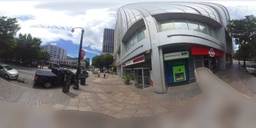
#> input picture test3.jpg, 256 x 128 px, shrunk from 4096 x 2048 before the run
$ python finddiff.py --orig_image test3.jpg   (older library calls are emulated)
#> lines starting #> are read from the running program, lines starting #| are printed output that depends on the picture; pictures that were not available may be replaced by others from this repository, and a replacement may not be noted
# -*- coding: utf-8 -*-
from __future__ import absolute_import, division, print_function

import os
import argparse
import collections as col
import numpy as np
import cv2
import math
from skimage import measure as sci

chunk_size = 64

def parse_args():
	parser = argparse.ArgumentParser(
		description='Simple testing funtion for Monodepthv2 models.')

	parser.add_argument('--orig_image', type=str,
						help='Path to the image used as a baseline.', default="panorama3.jpg")
	parser.add_argument('--alt_image', type=str,
						help='Path to the image being compared to the baseline.', default="")
	parser.add_argument('--threshold', type=float,
						help='Canny threshold value.', default=10.0)
	parser.add_argument('--range', type=float,
						help='Difference between upper and lower canny thresholds.', default=2.5)
	return parser.parse_args()

def sobel_edge(img):
	dy = np.uint8(abs(cv2.Sobel(img, -1, 0, 1, 5)))
	dx = np.uint8(abs(cv2.Sobel(img, -1, 1, 0, 5)))
	retval, img_edge = cv2.threshold(dy + dx, 8, 255, cv2.THRESH_TOZERO)
	return img_edge

def ebiqa(og_img, alt_img):
	#Rough implementation of EBIQA
	height, width = og_img.shape
	og_img_edges = sobel_edge(og_img)
	alt_img_edges = sobel_edge(alt_img)

	og_vectors = []
	alt_vectors = []
	distances = []
	y = 0
	x = 0

	#generate vectors for each chunk.
	while y < height - (height % chunk_size):
		while x < width - (width % chunk_size):
			og_vectors.append(calc_vector(og_img_edges, y, x))
			alt_vectors.append(calc_vector(alt_img_edges, y, x))
			x += chunk_size
		x = 0
		y += chunk_size

	#Calculate per vector distances.
	for i in range(0, len(og_vectors)):
		distances.append(dist(og_vectors[i], alt_vectors[i]))

	#Return 1 if images are identical.
	if (max(distances) == 0):
		return 1.0

	#Otherwise avg out distances.
	return 1 - ((1 / (len(distances) * max(distances))) * np.sum(distances))


def calc_vector(img, y_orig, x_orig):
	vector = [0, 0, 0, 0, 0] #EAG, ALE, PLE, NEP, VHO
	chunk = np.zeros((chunk_size, chunk_size), dtype=bool)
	edge_data = []

	#Process chunk.
	for y in range(0,chunk_size):
		for x in range(0,chunk_size):
			if chunk[y, x] == False and img[y_orig + y, x_orig + x] != 0:
				new_edge, chunk = fill_edge(img, chunk, y_orig, x_orig, y, x)
				edge_data.append(new_edge)
				chunk[y, x] = vector[0]

	edge_data = np.array(edge_data)
	if (edge_data.size > 0):
		#Calculate vector info.
		vector[0], nope  = edge_data.shape #Get number of edges
		vector[1] = np.sum(edge_data[:, 1]) / vector[0] #Get avg edge length
		vector[2] = max(edge_data[:, 2]) #Get ~PLE estimate, technically not the definition in the paper.
		vector[3] = np.sum(edge_data[:, 2]) #Get number of edge pixels.
		vector[4] = np.sum(edge_data[:, 0]) #Get number of horizontally aligned edges.

	return vector

def fill_edge(img, chunk, y_orig, x_orig, y, x): #Get info on a specfic edge.
	pixelQueue = col.deque()
	pixelQueue.append([y, x])
	edge = [0, 0, 1] #horizontally aligned, length, numpixels,
	queue_len = 1
	min_x = x
	max_x = x
	min_y = y
	max_y = y

	while (queue_len > 0):
		y, x = pixelQueue.popleft()
		queue_len -= 1
		for y_next in [-1, 0, 1]:
			if 0 <= y + y_next < chunk_size:
				for x_next in [-1, 0, 1]:
					if 0 <= x + x_next < chunk_size and chunk[y + y_next, x + x_next] == False and img[y_orig + y + y_next, x_orig + x + x_next] != 0:
						chunk[y + y_next, x + x_next] = True
						pixelQueue.append([y + y_next, x + x_next])
						queue_len += 1
						min_x = min(min_x, x)
						min_y = min(min_y, y)
						max_x = max(max_x, x)
						max_y = max(max_y, y)
						edge[2] += 1

	if abs(max_x - min_x) > abs(max_y - min_y):
		edge[0] = 1

	edge[1] = dist([min_y, min_x], [max_y, max_x])

	return (edge, chunk)

def dist(a, b):
	x = 0

	for i in range(0, len(a)):
		x += math.pow(a[i] - b[i], 2)

	return math.sqrt(x)

if __name__ == '__main__':
	args = parse_args()
	og_img = cv2.imread(args.orig_image, 0)
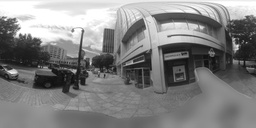
#> og_img: shape (128, 256); min 11, max 255, mean 129.6
	alt_img = cv2.imread(args.alt_image, 0)

	print("SSIM: " + str(sci.compare_ssim(og_img, alt_img)))
#| SSIM: 1.0
	print("MSE: " + str(sci.compare_mse(og_img, alt_img)))
#| MSE: 0.0
	print("EBIQA: " + str(ebiqa(og_img, alt_img)))
#> in sobel_edge, `dy = np.uint8(abs(cv2.Sobel(img, -1, 0, 1, 5)))`:
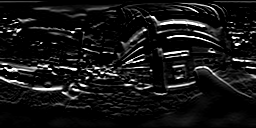
#> dy: shape (128, 256); min 0, max 255, mean 21.8
#> in sobel_edge, `dx = np.uint8(abs(cv2.Sobel(img, -1, 1, 0, 5)))`:
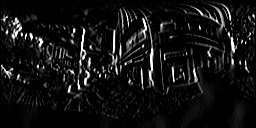
#> dx: shape (128, 256); min 0, max 255, mean 17.9
#> in sobel_edge, `retval, img_edge = cv2.threshold(dy + dx, 8, 255, cv2.THRESH_TOZERO)`:
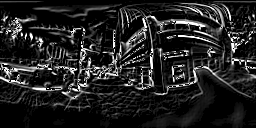
#> img_edge: shape (128, 256); min 0, max 255, mean 34.5
#> the loop in ebiqa, `while y < height - (height % chunk_size):` made 2 passes
#> the loop in ebiqa, `for i in range(0, len(og_vectors)):` made 8 passes
#| EBIQA: 1.0

$ run again, on eval1.png
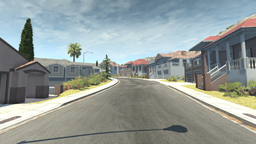
#> input picture eval1.png, 256 x 144 px, shrunk from 1920 x 1080 before the run
#> `og_img = cv2.imread(args.orig_image, 0)`:
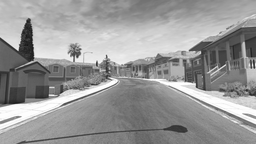
#> og_img: shape (144, 256); min 22, max 255, mean 152.1
#| SSIM: 1.0
#| MSE: 0.0
#> in sobel_edge, `retval, img_edge = cv2.threshold(dy + dx, 8, 255, cv2.THRESH_TOZERO)`:
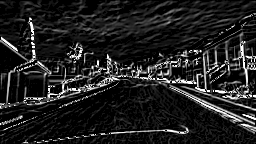
#> img_edge: shape (144, 256); min 0, max 255, mean 32.7
#> the loop in ebiqa, `while y < height - (height % chunk_size):` made 2 passes
#> x on pass 1: 0
#> the loop in ebiqa, `for i in range(0, len(og_vectors)):` made 8 passes
#| EBIQA: 1.0
